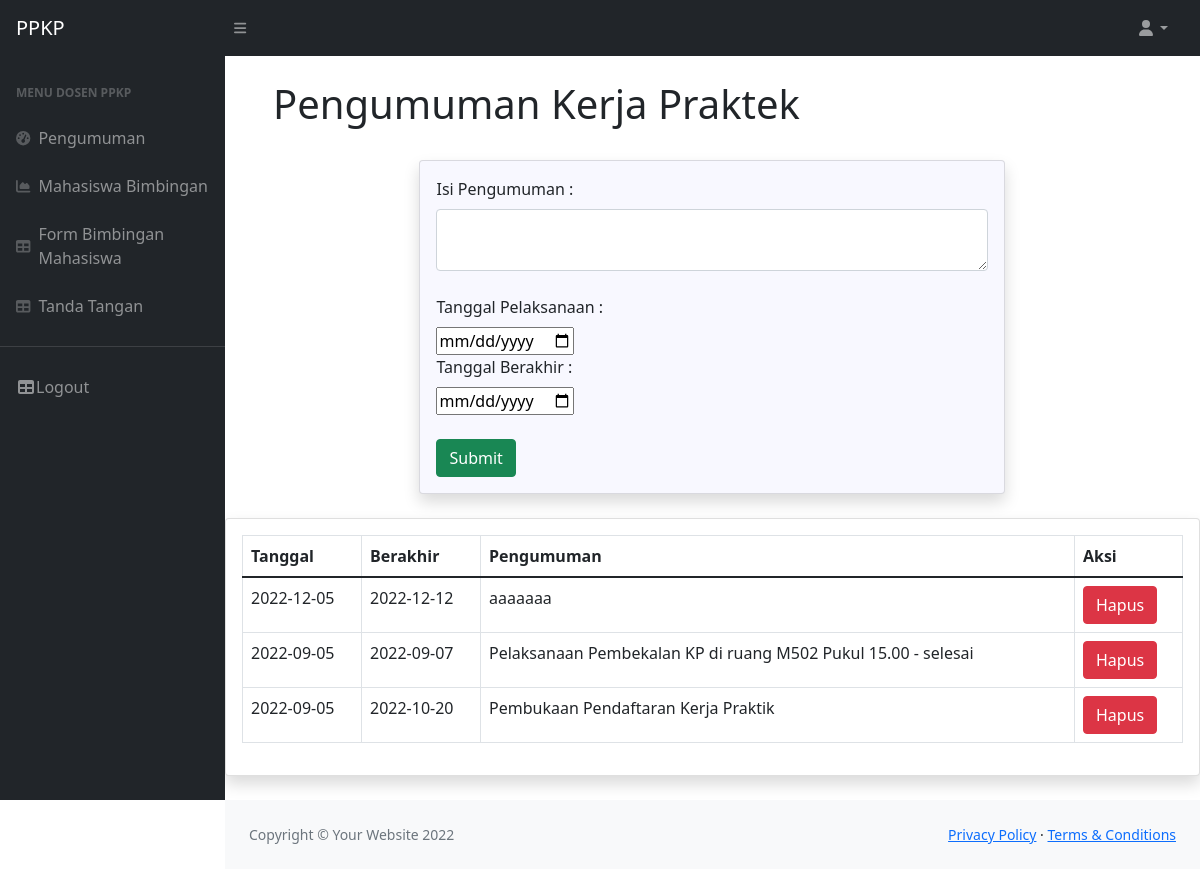
The page /Control-Pengumuman.php on the database its author committed.
### tables this page shows
CREATE TABLE `pengumuman` (
  `id` int(11) NOT NULL,
  `jenis_pengumuman` varchar(100) NOT NULL,
  `isi_pengumuman` text NOT NULL,
  `tanggal_pelaksanaan` date NOT NULL,
  `tanggal_berakhir` date NOT NULL
);

### Control-Pengumuman.php (the view, shortened to what this page needs)
<!DOCTYPE html>
<html lang="en">
    <head>
        <link href="https://cdn.jsdelivr.net/npm/simple-datatables@latest/dist/style.css" rel="stylesheet" />
        <link href="css/styles.css" rel="stylesheet" />
        <link href="vendor/fontawesome-free/css/all.min.css" rel="stylesheet" type="text/css">
    </head>
    <body class="sb-nav-fixed">
        <?php
        require('_partial/navbar.php');
            require('_partial/sidebar.php');
            ?>
                <main>
                    <div class="container-fluid px-5">
                        <h1 class="mt-4">Pengumuman Kerja Praktek</h1>
                        <div class="content-wrapper">
                        <br>
                            <div class="card shadow mb-4 col-8 offset-2" style="background-color:#F8F8FF;">
                                <div class="card-body tab-content" id="myTabContent">
                                <form method="POST" action="proses/upload_pengumuman.php">
                                    <label class="form-label col-12">Isi Pengumuman :</label>
                                    <textarea class="form-control" name="isi"></textarea>
                                    <br>
                                    <label class="form-label col-12">Tanggal Pelaksanaan :</label>
                                    <input class="col-3" type="date" name="tgl_mulai" id="tgl_mulai">
                                    <label class="form-label col-12">Tanggal Berakhir :</label>
                                    <input  class="col-3" type="date" name="tgl_akhir" id="tgl_akhir">
                                    <br><br>
                                    <input type="submit" class="btn btn-success" name="tambah-pengumuman">
                                </form>
                                </div>
                                </div>
                        </div>
                    </div>
                    <div class="col-xl-12">
                        <div class="card shadow mb-4">
                            <div class="card-body tab-content" id="myTabContent">
                                    <table class="table table-bordered" id="datatablesSimple" width="100%" cellspacing="0">
                                    <thead>
                                        <tr>
                                            <th>Tanggal</th>
                                            <th>Berakhir</th>
                                            <th>Pengumuman</th>
                                            <th>Aksi</th>
                                    </thead>
                                    <tbody>
                                        <?php
                                        $sql = "select * from pengumuman where jenis_pengumuman = 'Berita KP' ORDER BY id DESC";
                                        $query = mysqli_query($koneksi, $sql);
                                            while ($row = mysqli_fetch_array($query))
                                            {
                                            ?>
                                  <tr>
                                        <td><?php echo $row['tanggal_pelaksanaan'];?></td>
                                        <td><?php echo $row['tanggal_berakhir'];?></td>
                                        <td><?php echo $row['isi_pengumuman'];?></td>
                                        <td><a class="btn btn-danger" href="delete/delete_pengumuman.php?id=<?php echo $row['id'];?>">Hapus</a></td>
                                    </tr>
                                    <?php
                                    };
                                    ?>
                                    </tbody>
                                </table>
                            </div>
                        </div>
                    </div>
                </main>
                <?php
                require('_partial/footer.php')
                ?>
    </body>
</html>

### rows shown on the page
pengumuman: tanggal_pelaksanaan "2022-12-05", tanggal_berakhir "2022-12-12", isi_pengumuman "aaaaaaa"
pengumuman: tanggal_pelaksanaan "2022-09-05", tanggal_berakhir "2022-09-07", isi_pengumuman "Pelaksanaan Pembekalan KP di ruang M502 Pukul 15.00 - selesai"
pengumuman: tanggal_pelaksanaan "2022-09-05", tanggal_berakhir "2022-10-20", isi_pengumuman "Pembukaan Pendaftaran Kerja Praktik"
